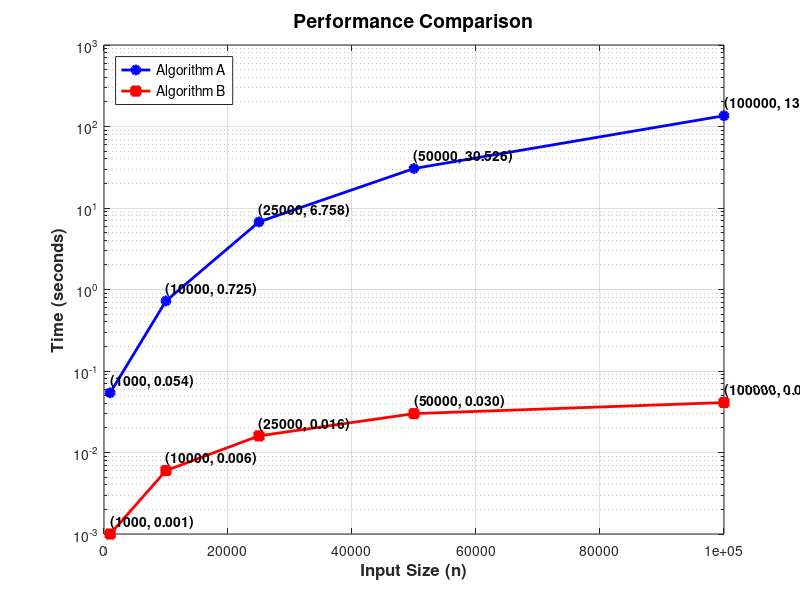

This figure's MATLAB source:
% Define shared X axis (input sizes)
x = [1000, 10000, 25000, 50000, 100000];

% Define Y values
y1 = [0.054, 0.725, 6.758, 30.526, 135.578];
y2 = [0.001, 0.006, 0.016, 0.03, 0.041];

% Plot with logarithmic Y scale
semilogy(x, y1, '-ob', 'LineWidth', 2, 'MarkerFaceColor', 'b');
hold on;

semilogy(x, y2, '-sr', 'LineWidth', 2, 'MarkerFaceColor', 'r');

% Vertical offset factor
offset = 1.75; % values < 1 move text downward

% Add labels to points
for i = 1:length(x)

    % Labels for Algorithm A
    text(x(i), y1(i) * offset, ...
        sprintf('(%d, %.3f)', x(i), y1(i)), ...
        'VerticalAlignment', 'top', ...
        'HorizontalAlignment', 'left', ...
        'FontSize', 10, ...
        'FontWeight', 'bold');

    % Labels for Algorithm B
    text(x(i), y2(i) * offset, ...
        sprintf('(%d, %.3f)', x(i), y2(i)), ...
        'VerticalAlignment', 'top', ...
        'HorizontalAlignment', 'left', ...
        'FontSize', 10, ...
        'FontWeight', 'bold');
end

% Labels and title
xlabel('Input Size (n)', 'FontSize', 12, 'FontWeight', 'bold');
ylabel('Time (seconds)', 'FontSize', 12, 'FontWeight', 'bold');
title('Performance Comparison', 'FontSize', 14, 'FontWeight', 'bold');

legend('Algorithm A', 'Algorithm B', ...
       'Location', 'northwest', ...
       'FontSize', 10);

grid on;
hold off;
